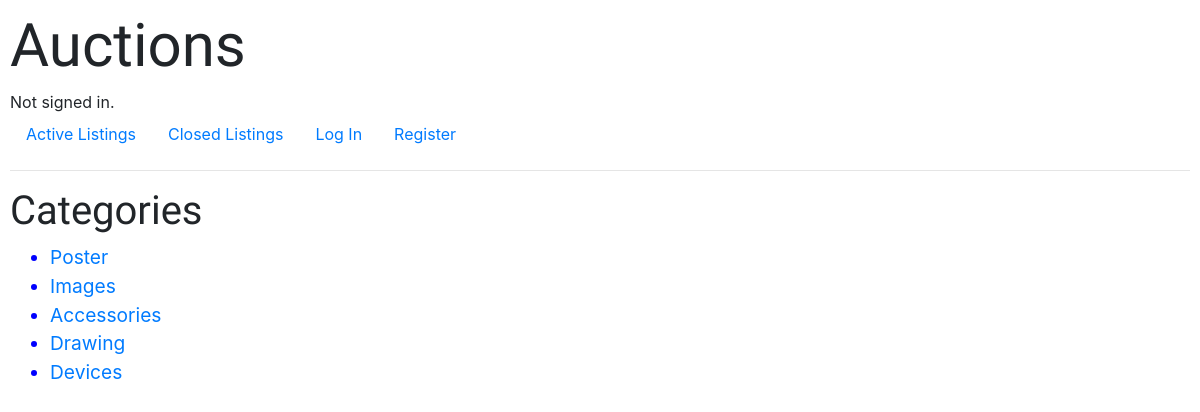
The page /categories on the database its author committed.
### auctions/models.py (models this page shows, shortened)
class Category(models.Model):
    category_name = models.CharField(max_length=64, primary_key=True)

### auctions/views.py (the view)
# urls.py: path("categories", views.categories, name="categories"),
def categories(request):
    all_categories = Category.objects.all()
    return render(request, "auctions/categories.html", {
        "all_categories" : all_categories
    })

### auctions/templates/auctions/categories.html
{% extends "auctions/layout.html" %}
    {% block body %}
        <h2> Categories </h2>
    {% if all_categories %}
    <ul>
        {% for category in all_categories %}
        <li class="category_list">
            <a href="{% url 'category_listing' category.category_name %}">{{ category.category_name }}</a>
        </li>
        {% endfor %}
    </ul>
    {% else %}
        No Categories yet.
    {% endif %}
{% endblock %}

### static/auctions/styles.css (style rules this page uses)
h2 { font-size: 40px; font-family: 'Lobster', cursive; }
body { padding: 10px; }
.category_list { list-style: disc; color: blue; font-size: larger; }

### rows shown on the page
Category: category_name "Poster"
Category: category_name "Images"
Category: category_name "Accessories"
Category: category_name "Drawing"
Category: category_name "Devices"
